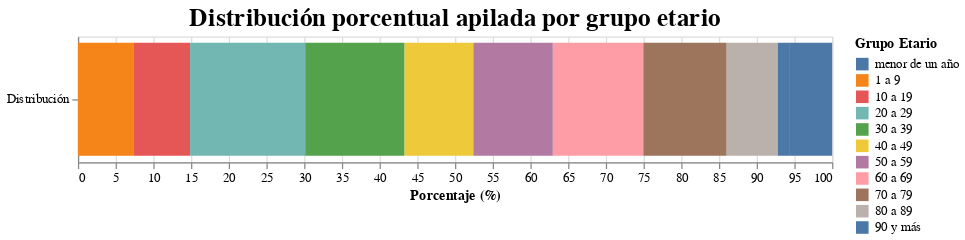

Notebook cell for this chart:
### Code cell
import pandas as pd
import altair as alt

# Cargar y preparar datos
df = pd.read_excel('01_conteo_simple.xlsx')
df.columns = df.columns.str.strip().str.upper()
df = df[['GRUPO_EDAD', 'COUNT']]
df_grouped = df.groupby('GRUPO_EDAD', as_index=False)['COUNT'].sum()

# Calcular porcentaje
total = df_grouped['COUNT'].sum()
df_grouped['PORCENTAJE'] = (df_grouped['COUNT'] / total) * 100

# Definir orden deseado
orden = [
    "menor de un año",
    "1 a 9",
    "10 a 19",
    "20 a 29",
    "30 a 39",
    "40 a 49",
    "50 a 59",
    "60 a 69",
    "70 a 79",
    "80 a 89",
    "90 y más",
]

# Aplicar tipo categórico ordenado
cat_type = pd.CategoricalDtype(categories=orden, ordered=True)
df_grouped['GRUPO_EDAD'] = df_grouped['GRUPO_EDAD'].astype(cat_type)

# Crear gráfico
chart = alt.Chart(df_grouped).mark_bar().encode(
    x=alt.X('PORCENTAJE:Q', stack='zero', title='Porcentaje (%)'),
    y=alt.Y('dummy:N', title=None),  # Eje Y fijo
    color=alt.Color('GRUPO_EDAD:N', sort=orden, legend=alt.Legend(title='Grupo Etario')),
    tooltip=[
        alt.Tooltip('GRUPO_EDAD:N', title='Grupo Etario'),
        alt.Tooltip('PORCENTAJE:Q', format='.1f', title='Porcentaje (%)')
    ]
).transform_calculate(
    dummy='"Distribución"'  # valor constante para una sola barra
).properties(
    width=600,
    height=100,
    title='Distribución porcentual apilada por grupo etario'
).configure_title(
    fontSize=20,
    anchor='middle'
)

chart

### Figure 1 — Vega-Lite specification as saved in the notebook (floating-point values rounded to 4 significant figures)
{"config": {"view": {"continuousWidth": 300, "continuousHeight": 300}, "title": {"anchor": "middle", "fontSize": 20}}, "data": {"name": "data-131cd34004f8d166413f475c7e7e5786"}, "mark": {"type": "bar"}, "encoding": {"color": {"field": "GRUPO_EDAD", "legend": {"title": "Grupo Etario"}, "sort": ["menor de un año", "1 a 9", "10 a 19", "20 a 29", "30 a 39", "40 a 49", "50 a 59", "60 a 69", "70 a 79", "80 a 89", "90 y más"], "type": "nominal"}, "tooltip": [{"field": "GRUPO_EDAD", "title": "Grupo Etario", "type": "nominal"}, {"field": "PORCENTAJE", "format": ".1f", "title": "Porcentaje (%)", "type": "quantitative"}], "x": {"field": "PORCENTAJE", "stack": "zero", "title": "Porcentaje (%)", "type": "quantitative"}, "y": {"field": "dummy", "title": null, "type": "nominal"}}, "height": 100, "title": "Distribución porcentual apilada por grupo etario", "transform": [{"calculate": "\"Distribución\"", "as": "dummy"}], "width": 600, "$schema": "https://vega.github.io/schema/vega-lite/v5.20.1.json", "datasets": {"data-131cd34004f8d166413f475c7e7e5786": [{"GRUPO_EDAD": "1 a 9", "COUNT": 650935, "PORCENTAJE": 7.343}, {"GRUPO_EDAD": "10 a 19", "COUNT": 666897, "PORCENTAJE": 7.523}, {"GRUPO_EDAD": "20 a 29", "COUNT": 1353413, "PORCENTAJE": 15.27}, {"GRUPO_EDAD": "30 a 39", "COUNT": 1168214, "PORCENTAJE": 13.18}, {"GRUPO_EDAD": "40 a 49", "COUNT": 808005, "PORCENTAJE": 9.115}, {"GRUPO_EDAD": "50 a 59", "COUNT": 934634, "PORCENTAJE": 10.54}, {"GRUPO_EDAD": "60 a 69", "COUNT": 1063765, "PORCENTAJE": 12.0}, {"GRUPO_EDAD": "70 a 79", "COUNT": 979235, "PORCENTAJE": 11.05}, {"GRUPO_EDAD": "80 a 89", "COUNT": 600409, "PORCENTAJE": 6.773}, {"GRUPO_EDAD": "90 y más", "COUNT": 132850, "PORCENTAJE": 1.499}, {"GRUPO_EDAD": "menor de un año", "COUNT": 506310, "PORCENTAJE": 5.712}]}}
